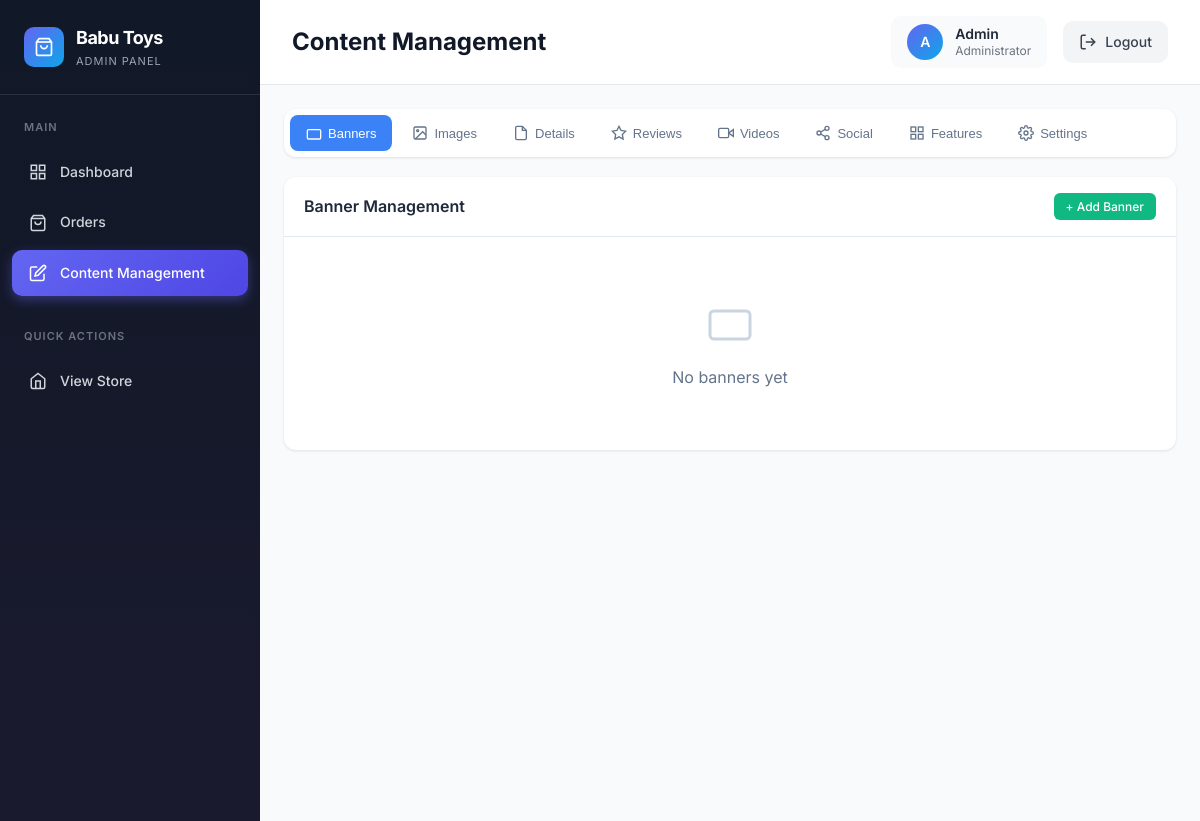
The app's page /admin/content.php (signed in), older data.
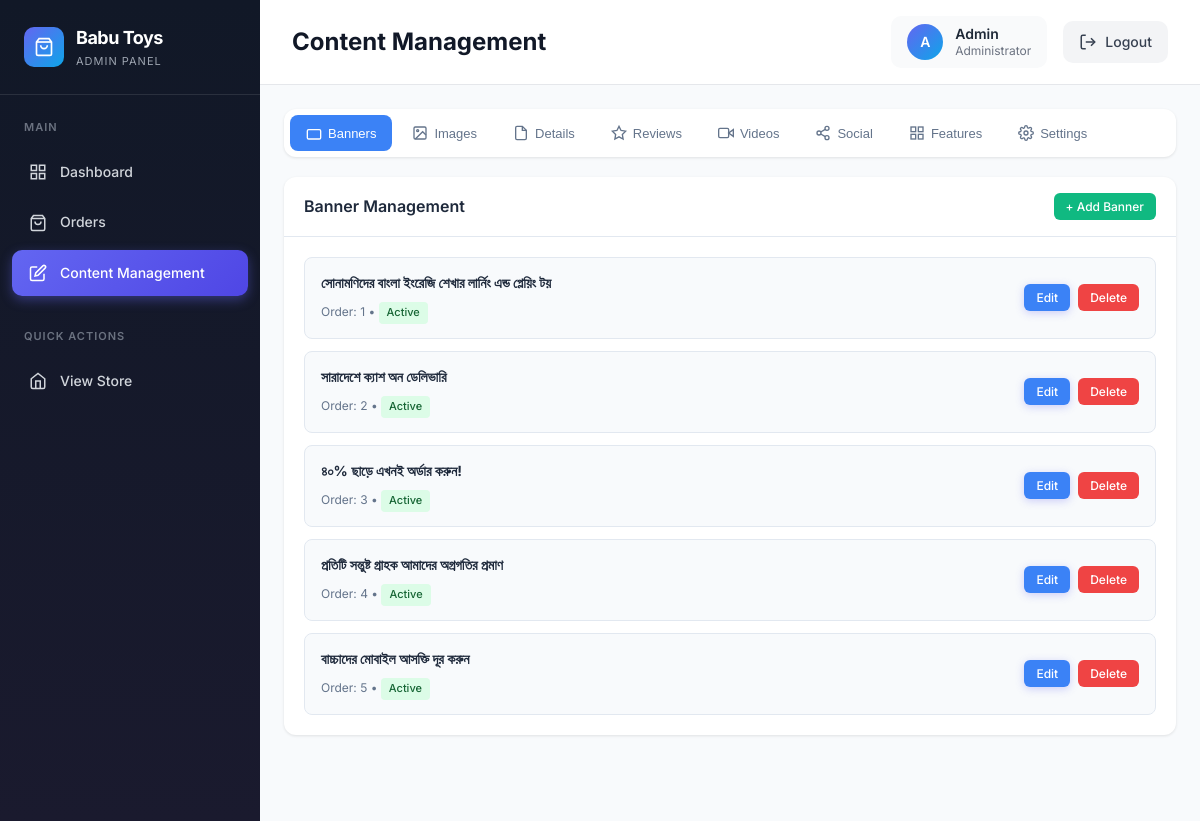
The same page, newer data.
### tables this page shows
CREATE TABLE IF NOT EXISTS banners (
  id INT AUTO_INCREMENT PRIMARY KEY,
  title VARCHAR(500) NOT NULL,
  subtitle VARCHAR(500) DEFAULT NULL,
  image_path VARCHAR(255) DEFAULT NULL,
  display_order INT DEFAULT 0,
  is_active BOOLEAN DEFAULT TRUE,
  created_at TIMESTAMP DEFAULT CURRENT_TIMESTAMP
);

### public_html/admin/content.php (the view, shortened to what this page needs)
<?php
@require_once __DIR__ . '/../config/database.php';
$banners = [];
$error = null;
try {
    $stmt = $pdo->query('SELECT * FROM banners ORDER BY display_order ASC');
    $banners = $stmt->fetchAll();
} catch (Exception $e) {
    $error = $e->getMessage();
}
?>
<!DOCTYPE html>
<html lang="en">
<head>
    <link rel="stylesheet" href="assets/css/admin.css">
</head>
<body>
    <div class="admin-wrapper">
        <?php include __DIR__ . '/includes/sidebar.php'; ?>
        <div class="main-content">
            <header class="topbar">
                <div class="topbar-left">
                    <h1 class="page-title">Content Management</h1>
                </div>
                <div class="topbar-right">
                    <div class="topbar-user">
                        <div class="user-avatar"><?= strtoupper(substr($_SESSION['admin_user'] ?? 'A', 0, 1)) ?></div>
                        <div class="user-info">
                            <div class="user-name"><?= htmlspecialchars($_SESSION['admin_user'] ?? 'Admin') ?></div>
                            <div class="user-role">Administrator</div>
                        </div>
                    </div>
                    <a href="logout.php" class="btn-logout">
                        <svg width="18" height="18" viewBox="0 0 24 24" fill="none" stroke="currentColor" stroke-width="2"><path d="M9 21H5a2 2 0 0 1-2-2V5a2 2 0 0 1 2-2h4"/><polyline points="16 17 21 12 16 7"/><line x1="21" y1="12" x2="9" y2="12"/></svg>
                        Logout
                    </a>
                </div>
            </header>
            <div class="page-content">
            <?php if ($error): ?>
            <div class="db-error">
                <h2>⚠️ Database Not Connected</h2>
                <p><strong>Error:</strong> <?= htmlspecialchars($error) ?></p>
                <p>Please set up MySQL database first.</p>
            </div>
            <?php else: ?>
            <div class="tabs">
                <button type="button" class="tab active" onclick="switchTab('banners')">
                    <svg viewBox="0 0 24 24" fill="none" stroke="currentColor" stroke-width="2"><rect x="2" y="7" width="20" height="14" rx="2"/></svg>
                    Banners
                </button>
                <button type="button" class="tab" onclick="switchTab('product-images')">
                    <svg viewBox="0 0 24 24" fill="none" stroke="currentColor" stroke-width="2"><rect x="3" y="3" width="18" height="18" rx="2"/><circle cx="8.5" cy="8.5" r="1.5"/><path d="M21 15l-5-5L5 21"/></svg>
                    Images
                </button>
                <button type="button" class="tab" onclick="switchTab('product-details')">
                    <svg viewBox="0 0 24 24" fill="none" stroke="currentColor" stroke-width="2"><path d="M14 2H6a2 2 0 0 0-2 2v16a2 2 0 0 0 2 2h12a2 2 0 0 0 2-2V8z"/><path d="M14 2v6h6"/></svg>
                    Details
                </button>
                <button type="button" class="tab" onclick="switchTab('reviews')">
                    <svg viewBox="0 0 24 24" fill="none" stroke="currentColor" stroke-width="2"><polygon points="12 2 15.09 8.26 22 9.27 17 14.14 18.18 21.02 12 17.77 5.82 21.02 7 14.14 2 9.27 8.91 8.26 12 2"/></svg>
                    Reviews
                </button>
                <button type="button" class="tab" onclick="switchTab('videos')">
                    <svg viewBox="0 0 24 24" fill="none" stroke="currentColor" stroke-width="2"><polygon points="23 7 16 12 23 17 23 7"/><rect x="1" y="5" width="15" height="14" rx="2"/></svg>
                    Videos
                </button>
                <button type="button" class="tab" onclick="switchTab('social')">
                    <svg viewBox="0 0 24 24" fill="none" stroke="currentColor" stroke-width="2"><circle cx="18" cy="5" r="3"/><circle cx="6" cy="12" r="3"/><circle cx="18" cy="19" r="3"/><line x1="8.59" y1="13.51" x2="15.42" y2="17.49"/><line x1="15.41" y1="6.51" x2="8.59" y2="10.49"/></svg>
                    Social
                </button>
                <button type="button" class="tab" onclick="switchTab('features')">
                    <svg viewBox="0 0 24 24" fill="none" stroke="currentColor" stroke-width="2"><rect x="3" y="3" width="7" height="7"/><rect x="14" y="3" width="7" height="7"/><rect x="14" y="14" width="7" height="7"/><rect x="3" y="14" width="7" height="7"/></svg>
                    Features
                </button>
                <button type="button" class="tab" onclick="switchTab('settings')">
                    Settings
                </button>
            </div>
            <div id="banners-tab" class="tab-content active">
                <div class="content-card">
                    <div class="card-header">
                        <h3>Banner Management</h3>
                        <button type="button" class="btn btn-success btn-sm" onclick="openBannerModal()">+ Add Banner</button>
                    </div>
                    <div class="card-body">
                        <div class="item-list" id="banners-list">
                            <?php if (empty($banners)): ?>
                            <div class="empty-state">
                                <svg viewBox="0 0 24 24" fill="none" stroke="currentColor" stroke-width="1.5"><rect x="2" y="7" width="20" height="14" rx="2"/></svg>
                                <p>No banners yet</p>
                            </div>
                            <?php else: ?>
                            <?php foreach ($banners as $banner): ?>
                            <div class="item-row" data-id="<?= $banner['id'] ?>">
                                <div class="item-info">
                                    <strong><?= htmlspecialchars($banner['title']) ?></strong>
                                    <small>
                                        Order: <?= $banner['display_order'] ?> •
                                        <span class="badge <?= $banner['is_active'] ? 'badge-success' : 'badge-warning' ?>"><?= $banner['is_active'] ? 'Active' : 'Inactive' ?></span>
                                    </small>
                                </div>
                                <div class="item-actions">
                                    <button type="button" class="btn btn-primary btn-sm" onclick='editBanner(<?= json_encode($banner) ?>)'>Edit</button>
                                    <button type="button" class="btn btn-danger btn-sm" onclick="deleteBanner(<?= $banner['id'] ?>)">Delete</button>
                                </div>
                            </div>
                            <?php endforeach; ?>
                            <?php endif; ?>
                        </div>
                    </div>
                </div>
            </div>
            <?php endif; ?>
            </div>
        </div>
    </div>
</body>
</html>

### public_html/admin/includes/sidebar.php (shortened to what this page needs)
<?php
$current_page = basename($_SERVER['PHP_SELF']);
?>
<aside class="sidebar" id="sidebar">
    <div class="sidebar-header">
        <a href="dashboard.php" class="sidebar-logo">
            <div class="sidebar-logo-icon">
                <svg width="20" height="20" viewBox="0 0 24 24" fill="none" stroke="currentColor" stroke-width="2"><path d="M6 2L3 6v14a2 2 0 0 0 2 2h14a2 2 0 0 0 2-2V6l-3-4z"/><line x1="3" y1="6" x2="21" y2="6"/><path d="M16 10a4 4 0 0 1-8 0"/></svg>
            </div>
            <div>
                <div class="sidebar-logo-text">Babu Toys</div>
                <div class="sidebar-logo-sub">Admin Panel</div>
            </div>
        </a>
    </div>
    <nav class="sidebar-nav">
        <div class="nav-section">
            <div class="nav-section-title">Main</div>
            <a href="dashboard.php" class="nav-item <?= $current_page == 'dashboard.php' ? 'active' : '' ?>">
                <span class="nav-item-icon">
                    <svg width="18" height="18" viewBox="0 0 24 24" fill="none" stroke="currentColor" stroke-width="2"><rect x="3" y="3" width="7" height="7"/><rect x="14" y="3" width="7" height="7"/><rect x="14" y="14" width="7" height="7"/><rect x="3" y="14" width="7" height="7"/></svg>
                </span>
                Dashboard
            </a>
            <a href="orders.php" class="nav-item <?= $current_page == 'orders.php' ? 'active' : '' ?>">
                <span class="nav-item-icon">
                    <svg width="18" height="18" viewBox="0 0 24 24" fill="none" stroke="currentColor" stroke-width="2"><path d="M6 2L3 6v14a2 2 0 0 0 2 2h14a2 2 0 0 0 2-2V6l-3-4z"/><line x1="3" y1="6" x2="21" y2="6"/><path d="M16 10a4 4 0 0 1-8 0"/></svg>
                </span>
                Orders
            </a>
            <a href="content.php" class="nav-item <?= $current_page == 'content.php' ? 'active' : '' ?>">
                <span class="nav-item-icon">
                    <svg width="18" height="18" viewBox="0 0 24 24" fill="none" stroke="currentColor" stroke-width="2"><path d="M11 4H4a2 2 0 0 0-2 2v14a2 2 0 0 0 2 2h14a2 2 0 0 0 2-2v-7"/><path d="M18.5 2.5a2.121 2.121 0 0 1 3 3L12 15l-4 1 1-4 9.5-9.5z"/></svg>
                </span>
                Content Management
            </a>
        </div>
        <div class="nav-section">
            <div class="nav-section-title">Quick Actions</div>
            <a href="../" target="_blank" class="nav-item">
                <span class="nav-item-icon">
                    <svg width="18" height="18" viewBox="0 0 24 24" fill="none" stroke="currentColor" stroke-width="2"><path d="M3 9l9-7 9 7v11a2 2 0 0 1-2 2H5a2 2 0 0 1-2-2z"/><polyline points="9 22 9 12 15 12 15 22"/></svg>
                </span>
                View Store
            </a>
        </div>
    </nav>
</aside>

### public_html/admin/content.php (style rules this page uses)
.page-content { background: #f8fafc; padding: 24px; min-height: calc(100vh - 64px); }
.tabs { display: flex; background: white; padding: 6px; border-radius: 12px; margin-bottom: 20px; box-shadow: 0 1px 3px rgba(0,0,0,0.1); gap: 4px; overflow-x: auto; -webkit-overflow-scrolling: touch; }
.tab { padding: 10px 16px; background: transparent; border: none; cursor: pointer; font-size: 13px; font-weight: 500; color: #64748b; border-radius: 8px; transition: all 0.2s; white-space: nowrap; display: flex; align-items: center; gap: 6px; }
.tab.active { background: #3b82f6; color: white; }
.tab svg { width: 16px; height: 16px; }
.tab-content { display: none; }
.tab-content.active { display: block; animation: fadeIn 0.2s ease; }
.content-card { background: white; border-radius: 12px; box-shadow: 0 1px 3px rgba(0,0,0,0.1); overflow: hidden; }
.card-header { padding: 16px 20px; border-bottom: 1px solid #e2e8f0; display: flex; justify-content: space-between; align-items: center; }
.card-header h3 { font-size: 16px; font-weight: 600; color: #1e293b; margin: 0; }
.card-body { padding: 20px; }
.item-list { display: flex; flex-direction: column; gap: 12px; }
.item-row { display: flex; justify-content: space-between; align-items: center; padding: 14px 16px; background: #f8fafc; border-radius: 8px; border: 1px solid #e2e8f0; transition: all 0.2s; }
.item-info { flex: 1; min-width: 0; }
.item-info strong { display: block; color: #1e293b; font-size: 14px; margin-bottom: 4px; word-break: break-word; }
.item-info small { color: #64748b; font-size: 12px; }
.item-actions { display: flex; gap: 8px; flex-shrink: 0; }
.btn { padding: 8px 14px; border-radius: 6px; font-size: 13px; font-weight: 500; cursor: pointer; transition: all 0.2s; border: none; }
.btn-primary { background: #3b82f6; color: white; }
.btn-success { background: #10b981; color: white; }
.btn-danger { background: #ef4444; color: white; }
.btn-sm { padding: 6px 12px; font-size: 12px; }
.badge { display: inline-block; padding: 2px 8px; border-radius: 4px; font-size: 11px; font-weight: 500; }
.badge-success { background: #dcfce7; color: #166534; }
.empty-state { text-align: center; padding: 40px 20px; color: #64748b; }
.empty-state svg { width: 48px; height: 48px; color: #cbd5e1; margin-bottom: 12px; }

Row changes from the older to the newer data that the page shows:
added banners: title "সোনামণিদের বাংলা ইংরেজি শেখার লার্নিং এন্ড প্লেয়িং টয়", display_order "1", is_active "Active"
added banners: title "সারাদেশে ক্যাশ অন ডেলিভারি", display_order "2", is_active "Active"
added banners: title "৪০% ছাড়ে এখনই অর্ডার করুন!", display_order "3", is_active "Active"
added banners: title "প্রতিটি সন্তুষ্ট গ্রাহক আমাদের অগ্রগতির প্রমাণ", display_order "4", is_active "Active"
added banners: title "বাচ্চাদের মোবাইল আসক্তি দূর করুন", display_order "5", is_active "Active"
Text that changed along with them:
text no longer shown: "No banners yet"
